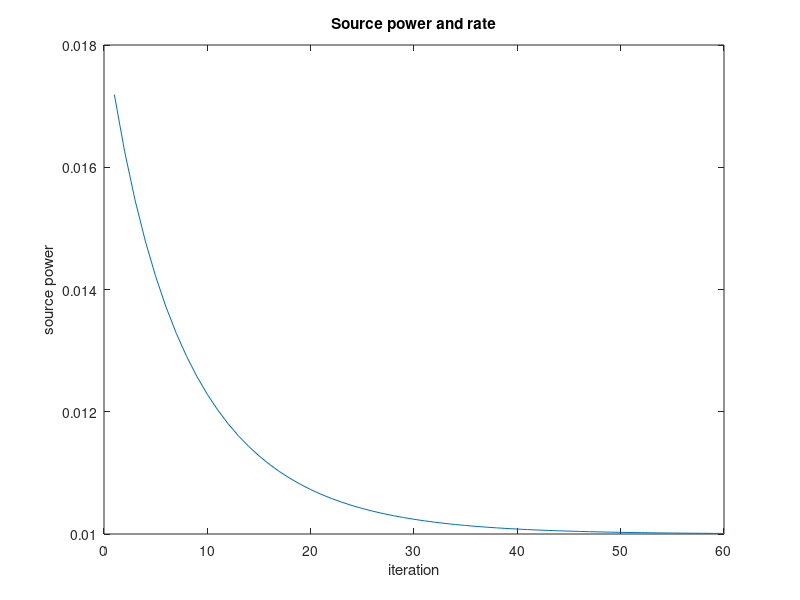

Write MATLAB code to recreate this figure.
clear all
close all
clc
sigma=1;
k=10000;
no_channel=5;%
y=raylrnd(sigma,k,1);
[pr,chan]=hist(y,no_channel);
prob=pr/k;
y1=raylrnd(sigma,k,1);
[pr1,chan1]=hist(y1,no_channel);
prob1=pr1/k;
% chan=[0.001, 0.005];
% chan1=chan;
% prob=[0.5, 0.5];
% prob1=prob;
joint_prob=(prob'*prob1);
a=zeros(size(joint_prob));
b=zeros(size(joint_prob));
c=zeros(size(joint_prob));
d=zeros(size(joint_prob));
del_zero=zeros(size(joint_prob));
del_one=zeros(size(joint_prob));
ca=zeros(size(joint_prob));
cb=zeros(size(joint_prob));
pow=zeros(size(joint_prob));
%rate1=zeros(size(joint_prob));
lamda=50; % lagrange multiplier
g_sr=(1/(50)^2)*chan;
g_rd=1/(50)^2;
g_sd=(1/(70)^2)*chan1;
g_sr_ones=g_sr'*ones(1,no_channel);
g_sd_ones=ones(no_channel,1)*g_sd;
noise=10e-3;
relay_pow=10e-3;
band_width=10;
%pow=0:0.1:7;
source_pow=10e-3;
avg_pow=source_pow*ones(size(joint_prob));
total_pow=3;
omega=conj(-(-1)^(1/3));
omega2=-(-1)^(1/3);
n=1;
step_size=100;
while((total_pow-source_pow)>0.00001 || n<20)
    pow=zeros(size(joint_prob));
    for i=1:no_channel
        for j=1:no_channel
            if (((g_sr(i)*g_rd*relay_pow)/(noise^4))>(((lamda*reallog(2)/band_width)-((g_sd(j))/(noise)^2)))*(1+(g_rd*relay_pow)/(noise)^2))
%                 if(j==1)
%                   g_sr(i)
%                   g_sd(j)
%                  end   
            a(i,j)=(lamda*reallog(2)/band_width)*(((g_sr(i))^2)*(g_sd(j))/(noise^6));
            b(i,j)=((lamda*reallog(2)/band_width)*(((g_sr(i))^2)/(noise^4))*(1+(relay_pow*g_rd/(noise^2)))) + (((g_sd(j))/(noise^2))*((g_sr(i))/(noise)^2))*((lamda*2*reallog(2)/band_width)*(1+g_rd*relay_pow/(noise^2))-(g_sr(i))/(noise^2));
            c(i,j)=((lamda*reallog(2)/band_width)-((g_sd(j))/(noise)^2))*((2*(g_sr(i))/(noise)^2)+(2*(g_sr(i))*g_rd*relay_pow/(noise)^4)) + ((lamda*reallog(2)/band_width)*((g_sd(j))/(noise)^2))*((2*relay_pow*g_rd/(noise)^2)+((relay_pow^2)*(g_rd^2)/(noise)^4)+1) + ((lamda*reallog(2)/band_width)*((g_rd*relay_pow)/(noise)^2)*(1+((g_rd*relay_pow)/(noise)^2))*((g_sr(i))/(noise^2)));
            d(i,j)=((((lamda*reallog(2)/band_width)-((g_sd(j))/(noise)^2)))*(1+(g_rd*relay_pow)/(noise)^2)-((g_sr(i)*g_rd*relay_pow)/(noise^4)))*(1+(g_rd*relay_pow)/(noise)^2);
            del=18*a(i,j)*b(i,j)*c(i,j)*d(i,j)-4*(b(i,j)^3)*d(i,j)+(b(i,j)^2)*(c(i,j)^2)-4*a(i,j)*(c(i,j)^3)-27*(a(i,j)^2)*(d(i,j)^2)
            del_zero(i,j)=((b(i,j))^2)- 3*(a(i,j))*(c(i,j));
            del_one(i,j)= 2*((b(i,j))^3)-9*(a(i,j))*(b(i,j))*(c(i,j))+27*((a(i,j))^2)*(d(i,j));
            ca(i,j)=((del_one(i,j)+sqrt(((del_one(i,j))^2)-4*((del_zero(i,j))^3)))/2)^(1/3);
            cb(i,j)=((del_one(i,j)-sqrt(((del_one(i,j))^2)-4*((del_zero(i,j))^3)))/2)^(1/3);
            if(del<0)
            r=(-1/(3*a(i,j)))*(b(i,j)+omega*(ca(i,j)+cb(i,j)));
            if(abs(imag(r))<=0.00000001)
            root=real(r);
            end
            else
            r=(-1/(3*a(i,j)))*(b(i,j)+omega*(ca(i,j))+omega2*(cb(i,j)));
            if(abs(imag(r))<=0.00000001)
            root=real(r)
            end
%             if(root<0)   
%             r=(-1/(3*a(i,j)))*(b(i,j)+omega*(ca(i,j))+omega2*(cb(i,j)));
%             if(abs(imag(r))<=0.00000001)
%             root=real(r)
%             end
%             end
            end
            pow(i,j)=root;           
%            rate1(i,j)=band_width*log2(1+(g_sd(j)*pow(i,j)/((noise)^2))+((g_rd*relay_pow*g_sr(i)*pow(i,j))/(noise)^4)/(1+(g_rd*relay_pow/(noise)^2)+(g_sr(i)*pow(i,j)/(noise)^2)));
            end
        end  
    end
    pow
    total_pow=sum(sum(joint_prob.*pow))
    if (n<1000)
        lamda=lamda+(step_size)*(total_pow-source_pow)
    else
        lamda=lamda+(step_size/n)*(total_pow-source_pow)
    end
   % lamda=lamda+(step_size)*(total_pow-source_pow)
    if(lamda<0)
        lamda=0.1/n;
    end
    power(n,:)=total_pow;
    rate1(n,:)=sum(sum(joint_prob.*(band_width*log2(1+(g_sd_ones.*avg_pow/((noise)^2))+((g_rd*relay_pow*g_sr_ones.*avg_pow)/(noise)^4)./(1+(g_rd*relay_pow/(noise)^2)+(g_sr_ones.*avg_pow/(noise)^2))))));
    rate(n,:)=sum(sum(joint_prob.*(band_width*log2(1+(g_sd_ones.*pow/((noise)^2))+((g_rd*relay_pow*g_sr_ones.*pow)/(noise)^4)./(1+(g_rd*relay_pow/(noise)^2)+(g_sr_ones.*pow/(noise)^2))))));
    iteration(n,:)=n;
    n=n+1;
end
% bincenters = {g_sr,g_sd};
% hist3([0,0],bincenters);
% Hsurface = get(gca,'children');
%// apply bin count format
% pad = [0 0 0 0 0;0 1 1 0 0;0 1 1 0 0;0 0 0 0 0;0 0 0 0 0]; %// padding for each point
% powtrans=kron(reshape(pow,[no_channel,no_channel]),pad); %// apply padding to each point
% %// update plot
% set(Hsurface,'ZData',powtrans)
% %// to set colour based on bar height
% colormap('autumn');
% set(Hsurface,'CData',powtrans,'FaceColor','interp')
% xlabel('Gsr')
% ylabel('Gsd')
% zlabel('Power allocation')
% title(['Power allocation for Moderate SNR at Relay'])
% figure
% [AX,H1,H2] = plotyy(iteration,power,iteration,[rate,rate1],'plot');
% set(get(AX(1),'Ylabel'),'String','power') 
% %set(H1, 'color','b')
% set(get(AX(2),'Ylabel'),'String','rate(MHz)')
% %set(H2, 'color','r')
% legend({'power' 'power control rate' 'average power rate'}, 'Location','NorthEast')
% xlabel('iteration')  
% title('Optimal power and rate vs iteration')
plot(iteration,power)
xlabel('iteration') 
ylabel('source power') 
%legend({'bad channel optimal rate' 'good channel optimal rate' 'bad channel average power rate' 'good channel average power rate'}, 'Location','NorthWest')
title('Source power and rate')
